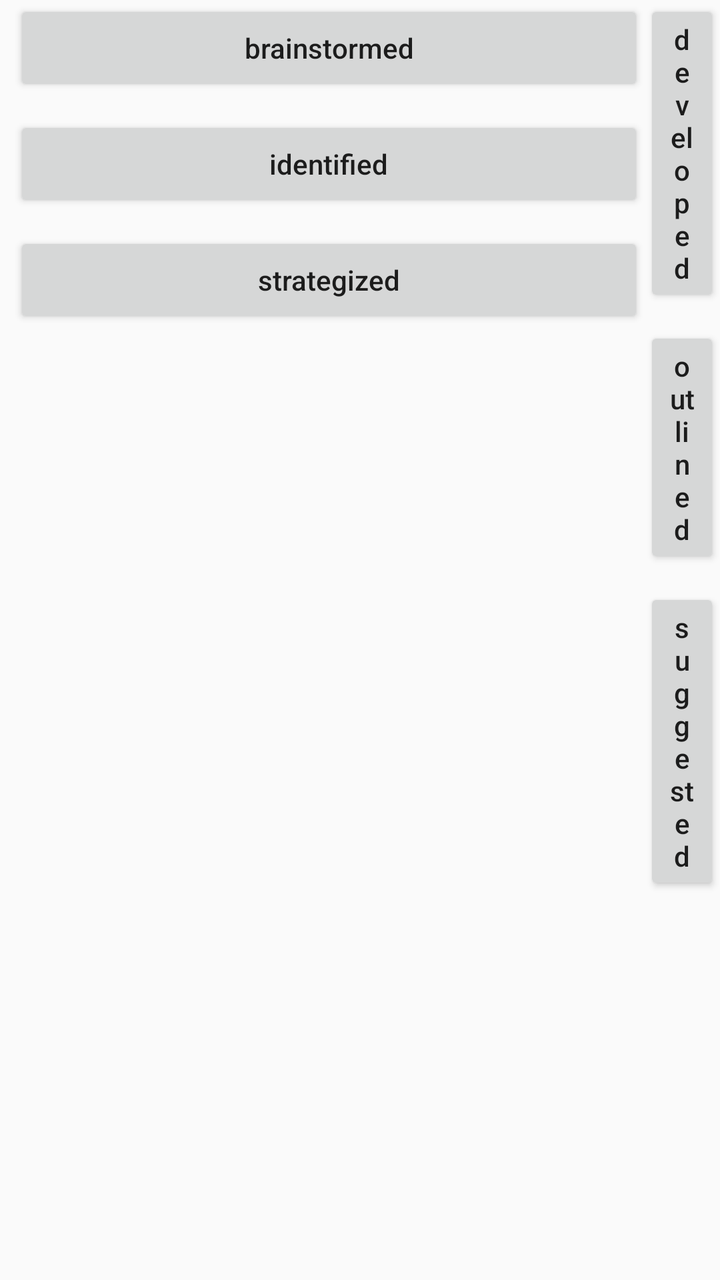
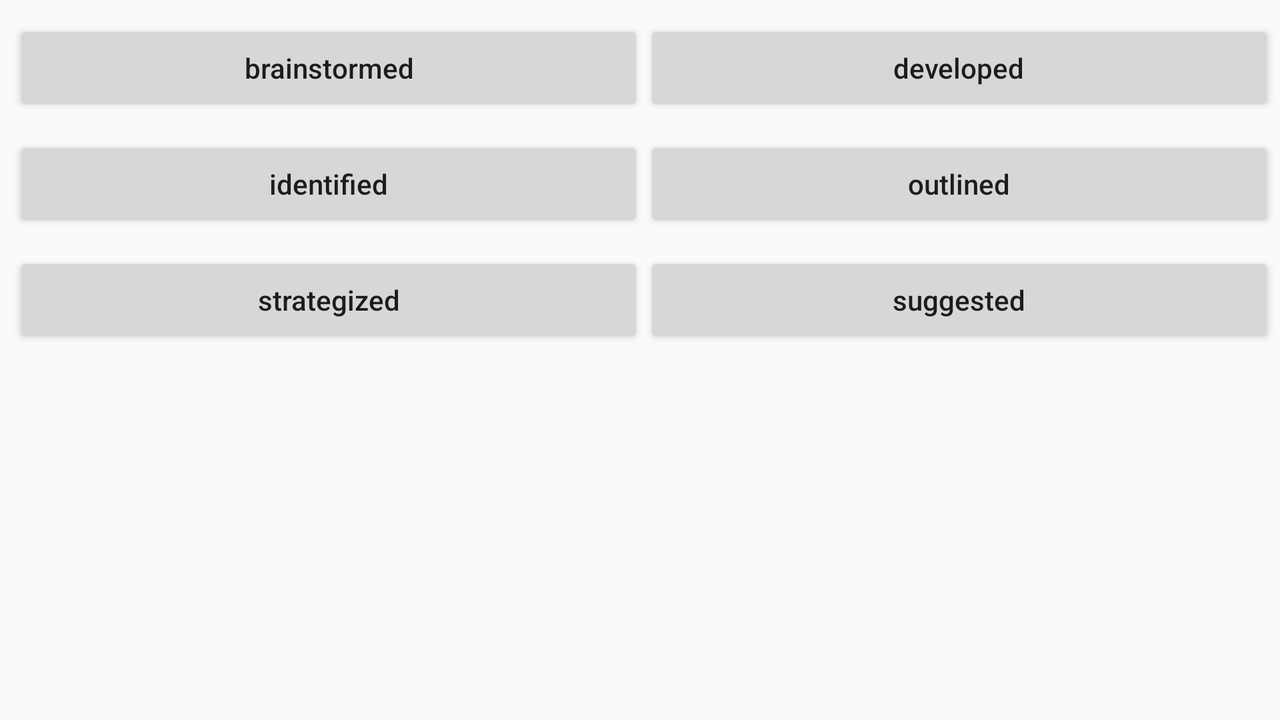

An Android layout and its configuration variant, each rendered on a device that would load it. The default file and the variant file are quoted in full after the pictures.
<!-- AndroidManifest.xml: application theme AppTheme -->
<!-- res/layout/fragment_strategy.xml -->
<LinearLayout xmlns:android="http://schemas.android.com/apk/res/android"
    xmlns:tools="http://schemas.android.com/tools"
    android:layout_width="match_parent"
    android:layout_height="match_parent"
    android:orientation="vertical"
    tools:context="androidlab.com.recaptube.Fragments.MainTabs.StrategyFragment">

    <RelativeLayout
        android:layout_width="match_parent"
        android:layout_height="wrap_content"
        android:layout_marginLeft="7dp">

        <Button
            android:id="@+id/brainstormed"
            android:layout_width="315dp"
            android:layout_height="wrap_content"
            android:textAllCaps="false"
            android:text="brainstormed"/>

        <Button
            android:id="@+id/developed"
            android:layout_width="315dp"
            android:layout_height="wrap_content"
            android:text="developed"
            android:textAllCaps="false"
            android:layout_toRightOf="@+id/brainstormed"/>

        <Button
            android:id="@+id/explored"
            android:layout_width="315dp"
            android:layout_height="wrap_content"
            android:text="explored"
            android:textAllCaps="false"
            android:layout_toRightOf="@+id/developed"/>

        <Button
            android:id="@+id/identified"
            android:layout_width="315dp"
            android:layout_height="wrap_content"
            android:text="identified"
            android:textAllCaps="false"
            android:layout_below="@+id/brainstormed"
            android:layout_marginTop="10dp"/>

        <Button
            android:id="@+id/outlined"
            android:layout_width="315dp"
            android:layout_height="wrap_content"
            android:text="outlined"
            android:layout_below="@+id/developed"
            android:layout_toRightOf="@+id/identified"
            android:textAllCaps="false"
            android:layout_marginTop="10dp"/>

        <Button
            android:id="@+id/reviewed"
            android:layout_width="315dp"
            android:layout_height="wrap_content"
            android:text="reviewed"
            android:layout_below="@+id/explored"
            android:layout_toRightOf="@+id/outlined"
            android:textAllCaps="false"
            android:layout_marginTop="10dp"/>



        <Button
            android:id="@+id/straitegized"
            android:layout_width="315dp"
            android:layout_height="wrap_content"
            android:text="strategized"
            android:textAllCaps="false"
            android:layout_below="@+id/identified"
            android:layout_marginTop="10dp"/>



        <Button
            android:id="@+id/suggested"
            android:layout_width="315dp"
            android:layout_height="wrap_content"
            android:text="suggested"
            android:textAllCaps="false"
            android:layout_below="@+id/outlined"
            android:layout_toRightOf="@+id/straitegized"
            android:layout_marginTop="10dp"/>

    </RelativeLayout>

</LinearLayout>
<!-- resources referenced by this layout -->
<resources>
  <style name="AppTheme" parent="Theme.AppCompat.Light.DarkActionBar">
          
          <item name="colorPrimary">@color/colorPrimary</item>
          <item name="colorPrimaryDark">@color/colorPrimaryDark</item>
          <item name="colorAccent">@color/colorAccent</item>
      </style>
</resources>
<!-- res/layout-land/fragment_strategy.xml (the repository's variant of the layout above) -->
<!-- drawn on the phone turned sideways -->
<LinearLayout xmlns:android="http://schemas.android.com/apk/res/android"
    xmlns:tools="http://schemas.android.com/tools"
    android:layout_width="match_parent"
    android:layout_height="match_parent"
    android:orientation="vertical"
    tools:context="androidlab.com.recaptube.Fragments.MainTabs.StrategyFragment">

    <RelativeLayout
        android:layout_width="match_parent"
        android:layout_height="wrap_content"
        android:layout_marginTop="10sp"
        android:layout_marginLeft="7dp">

        <Button
            android:id="@+id/brainstormed"
            android:layout_width="315dp"
            android:layout_height="wrap_content"
            android:textAllCaps="false"
            android:text="brainstormed"/>

        <Button
            android:id="@+id/developed"
            android:layout_width="315dp"
            android:layout_height="wrap_content"
            android:text="developed"
            android:textAllCaps="false"
            android:layout_toRightOf="@+id/brainstormed"/>

        <Button
            android:id="@+id/explored"
            android:layout_width="315dp"
            android:layout_height="wrap_content"
            android:text="explored"
            android:textAllCaps="false"
            android:layout_toRightOf="@+id/developed"/>

        <Button
            android:id="@+id/identified"
            android:layout_width="315dp"
            android:layout_height="wrap_content"
            android:text="identified"
            android:textAllCaps="false"
            android:layout_below="@+id/brainstormed"
            android:layout_marginTop="10dp"/>

        <Button
            android:id="@+id/outlined"
            android:layout_width="315dp"
            android:layout_height="wrap_content"
            android:text="outlined"
            android:layout_below="@+id/developed"
            android:layout_toRightOf="@+id/identified"
            android:textAllCaps="false"
            android:layout_marginTop="10dp"/>

        <Button
            android:id="@+id/reviewed"
            android:layout_width="315dp"
            android:layout_height="wrap_content"
            android:text="reviewed"
            android:layout_below="@+id/explored"
            android:layout_toRightOf="@+id/outlined"
            android:textAllCaps="false"
            android:layout_marginTop="10dp"/>



        <Button
            android:id="@+id/straitegized"
            android:layout_width="315dp"
            android:layout_height="wrap_content"
            android:text="strategized"
            android:textAllCaps="false"
            android:layout_below="@+id/identified"
            android:layout_marginTop="10dp"/>



        <Button
            android:id="@+id/suggested"
            android:layout_width="315dp"
            android:layout_height="wrap_content"
            android:text="suggested"
            android:textAllCaps="false"
            android:layout_below="@+id/outlined"
            android:layout_toRightOf="@+id/straitegized"
            android:layout_marginTop="10dp"/>

        <Button
            android:id="@+id/recomended"
            android:layout_width="315dp"
            android:layout_height="wrap_content"
            android:text="recommended"
            android:textAllCaps="false"
            android:layout_below="@+id/outlined"
            android:layout_toRightOf="@+id/suggested"
            android:layout_marginTop="10dp"/>

    </RelativeLayout>

</LinearLayout>
